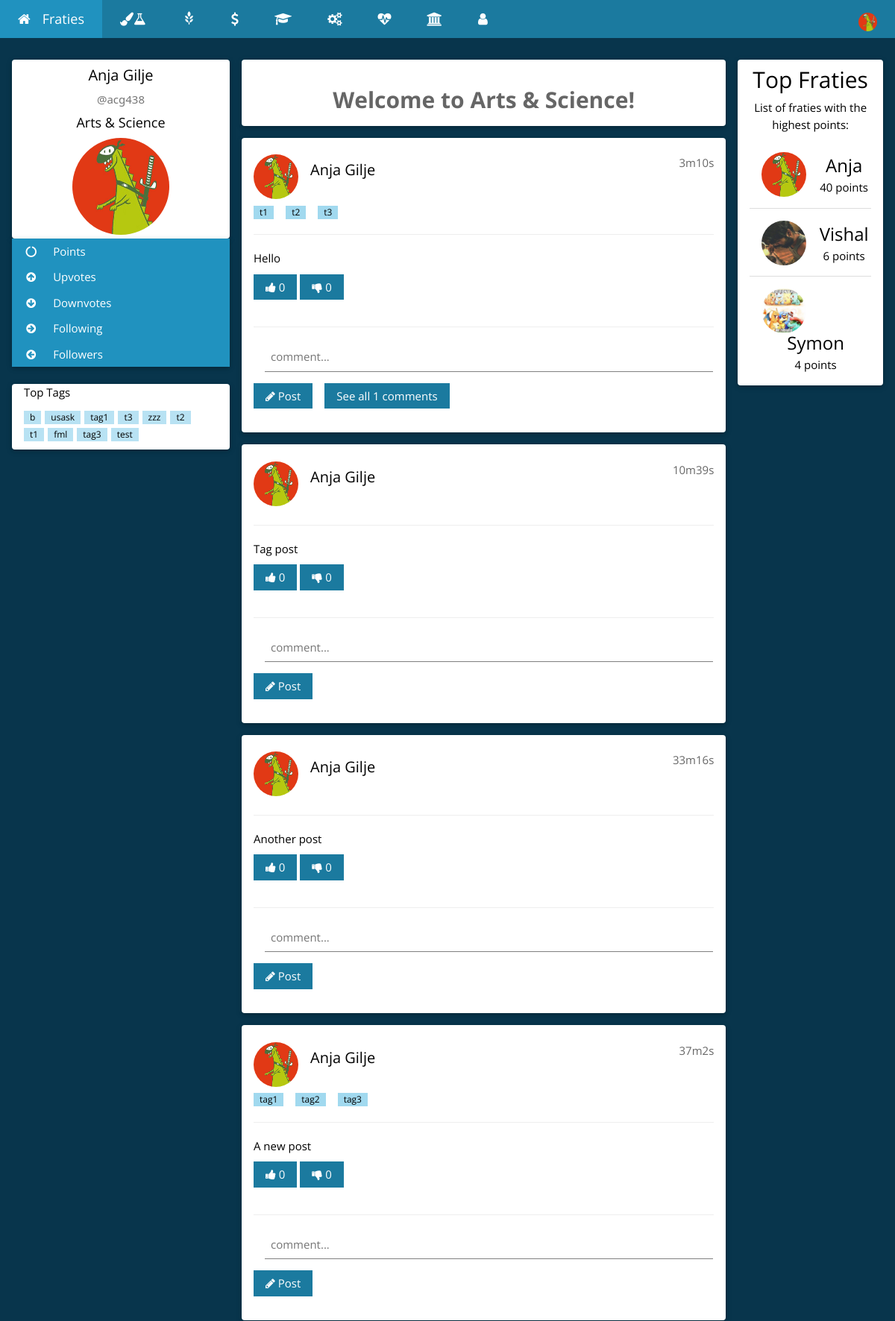
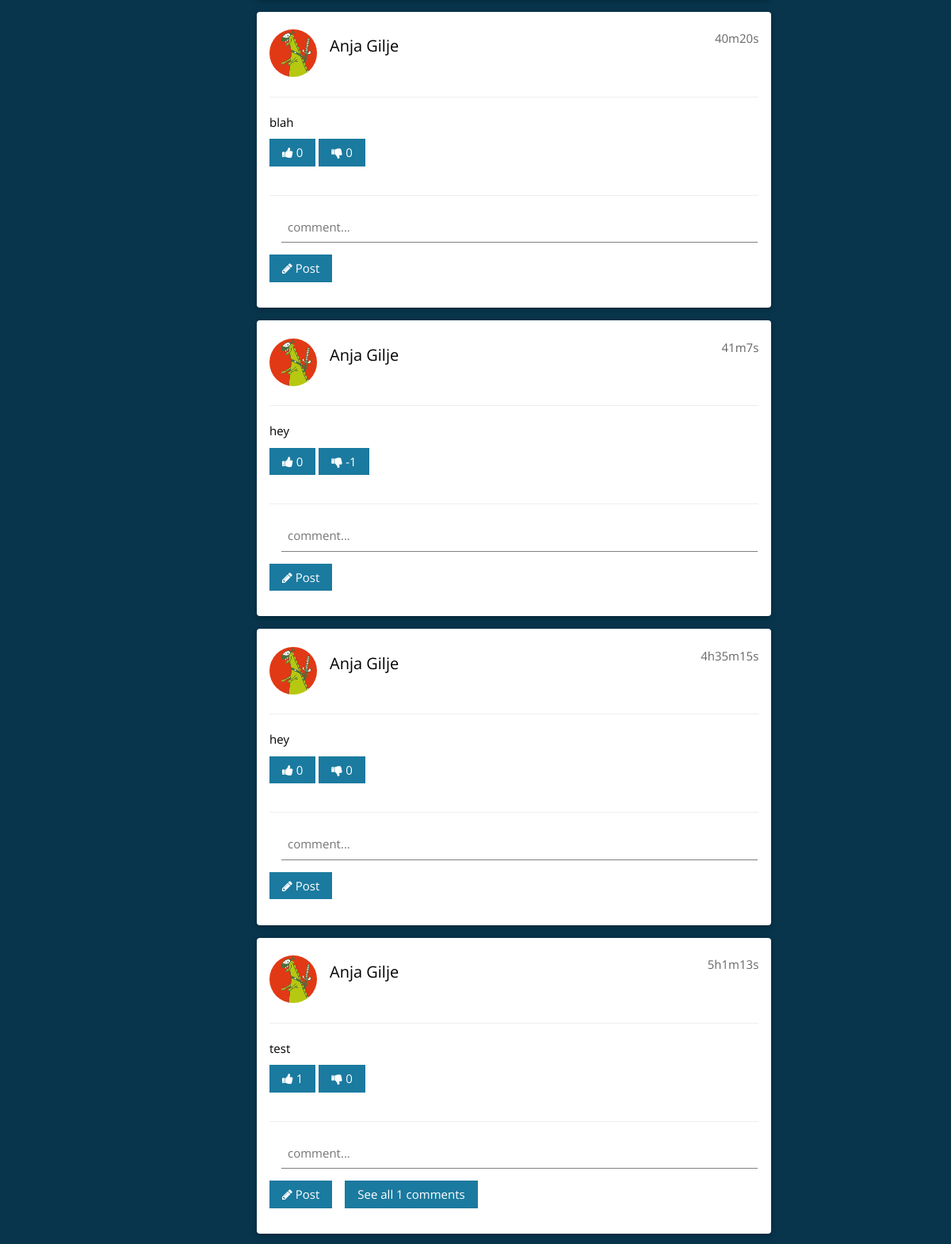
The page /Arts&Science.php (signed in, upper part) on the database its author committed (2 pictures, top to bottom).
### tables this page shows
CREATE TABLE `users` (
  `userID` int(254) UNSIGNED NOT NULL,
  `userNSID` varchar(100) NOT NULL,
  `userPassword` varchar(100) NOT NULL,
  `userFirstName` varchar(500) NOT NULL,
  `userLastName` varchar(500) NOT NULL,
  `userCollege` varchar(500) NOT NULL,
  `userImagePath` varchar(1000) NOT NULL,
  `userPoints` int(254) NOT NULL DEFAULT '0',
  `userUpvotes` int(254) NOT NULL DEFAULT '0',
  `userDownvotes` int(254) NOT NULL DEFAULT '0',
  `userActive` tinyint(1) NOT NULL DEFAULT '0',
  `userFollowers` int(11) NOT NULL DEFAULT '0',
  `userFollowing` int(10) UNSIGNED NOT NULL DEFAULT '0'
);

CREATE TABLE `posts` (
  `postID` int(254) UNSIGNED NOT NULL,
  `userNSID` varchar(100) NOT NULL,
  `userCollege` varchar(500) NOT NULL,
  `postText` varchar(150) NOT NULL,
  `postUpVotes` int(254) NOT NULL DEFAULT '0',
  `postDownVotes` int(254) NOT NULL DEFAULT '0',
  `postComments` int(254) NOT NULL DEFAULT '0',
  `postTime` timestamp NOT NULL DEFAULT CURRENT_TIMESTAMP ON UPDATE CURRENT_TIMESTAMP
);

CREATE TABLE `tags` (
  `tagID` int(254) UNSIGNED NOT NULL,
  `postID` int(254) UNSIGNED NOT NULL,
  `tagText` varchar(150) NOT NULL
);

### Login/Controller/userClass.php (called while the page is built, shortened)
<?php
    function displayUserDB(){
        $connection = connect();
        $query = "SELECT * ";
        $query .= "FROM `users` ";
        $query .= "ORDER BY userPoints DESC LIMIT 10";
        $result = mysqli_query($connection, $query);
        if (mysqli_num_rows($result) > 0) {
            return $result;
        } else {
            return false;
        }
    }
    function getFirstName($nsid){
        $connection = connect();
        $nsid = mysqli_real_escape_string($connection, $nsid);
        $query = "SELECT * ";
        $query .= "FROM `users` ";
        $query .= "WHERE `userNSID` = '$nsid' ";
        $result = mysqli_query($connection, $query);
        if (mysqli_num_rows($result) == 1) {
            while($row = mysqli_fetch_assoc($result)) {
                return $row["userFirstName"];
            }
        } else if(mysqli_num_rows($result) > 1){
            return false;
        } else {
            return false;
        }
    }
    function getLastName($nsid){
        $connection = connect();
        $nsid = mysqli_real_escape_string($connection, $nsid);
        $query = "SELECT * ";
        $query .= "FROM `users` ";
        $query .= "WHERE `userNSID` = '$nsid' ";
        $result = mysqli_query($connection, $query);
        if (mysqli_num_rows($result) == 1) {
            while($row = mysqli_fetch_assoc($result)) {
                return $row["userLastName"];
            }
        } else if(mysqli_num_rows($result) > 1){
            return false;
        } else {
            return false;
        }
    }
    function getImagePath($nsid){
        $connection = connect();
        $nsid = mysqli_real_escape_string($connection, $nsid);
        $query = "SELECT * ";
        $query .= "FROM `users` ";
        $query .= "WHERE `userNSID` = '$nsid' ";
        $result = mysqli_query($connection, $query);
        if (mysqli_num_rows($result) == 1) {
            while($row = mysqli_fetch_assoc($result)) {
                return $row["userImagePath"];
            }
        } else if(mysqli_num_rows($result) > 1){
            return false;
        } else {
            return false;
        }
    }
    function getCollege($nsid){
        $connection = connect();
        $nsid = mysqli_real_escape_string($connection, $nsid);
        $query = "SELECT * ";
        $query .= "FROM `users` ";
        $query .= "WHERE `userNSID` = '$nsid' ";
        $result = mysqli_query($connection, $query);
        if (mysqli_num_rows($result) == 1) {
            while($row = mysqli_fetch_assoc($result)) {
                return $row["userCollege"];
            }
        } else if(mysqli_num_rows($result) > 1){
            return false;
        } else {
            return false;
        }
    }
?>

### Post/Controller/postClass.php (called while the page is built, shortened)
<?php
    function displayPostsOfArts(){
        $connection = connect();
        $query = "SELECT * FROM `posts`";
        $query .= "WHERE `userCollege` = 'Arts & Science' ";
        $query .= "ORDER BY `postTime` DESC";
        $result = mysqli_query($connection, $query);
        if (mysqli_num_rows($result) > 0) {
            return $result;
        } else {
            return false;
        }
}
    function secondsToString($secs){
    $bit = array(
        'y' => $secs / 31556926 % 12,
        'w' => $secs / 604800 % 52,
        'd' => $secs / 86400 % 7,
        'h' => $secs / 3600 % 24,
        'm' => $secs / 60 % 60,
        's' => $secs % 60
        );
    foreach($bit as $k => $v)
        if($v > 0)$ret[] = $v . $k;
    return join('', $ret);
}
?>

### Arts&Science.php (the view, shortened to what this page needs)
<?php
    require_once 'Login/Controller/userClass.php';
    require_once 'Post/Controller/postClass.php';
    require_once 'Post/Controller/postTag.php';
    $NSID = $_SESSION["userNSID"];
    if(getUserActiveStatus($NSID)==1){
        $FirstName = getFirstName($NSID);
        $LastName = getLastName($NSID);
        $ImagePath = getImagePath($NSID);
        $College = getCollege($NSID);
    } else {
        header('Location: index.php');
        exit;
    }
?>
<!DOCTYPE html>
<html>
<head>
   <link rel="stylesheet" href="https://maxcdn.bootstrapcdn.com/bootstrap/3.3.7/css/bootstrap.min.css">
    <link rel="stylesheet" href="CSS/homeTheme.css">
    <link rel="stylesheet" href="https://cdnjs.cloudflare.com/ajax/libs/font-awesome/4.6.3/css/font-awesome.min.css">
</head>
<body class="w3-theme-l5">
<div class="w3-top">
 <ul class="w3-navbar w3-theme-d5 w3-left-align w3-large">
  <li><a href="home.php" title="Go home!" class="w3-padding-large w3-theme-d4"><i class="fa fa-home w3-margin-right"></i>Fraties</a></li>
  <li class="w3-hide-small"><a href="Arts&Science.php" class="w3-padding-large w3-hover-white" title="Arts & Science"><i class="fa fa-paint-brush"></i><i class="fa fa-flask"></i></a></li>
  <li class="w3-hide-small"><a href="Agriculture.php" class="w3-padding-large w3-hover-white" title="Agriculture and Bioresources"><i class="glyphicon glyphicon-grain"></i></a></li>
<li class="w3-hide-small"><a href="ESB.php" class="w3-padding-large w3-hover-white" title="Edwards School of Business"><i class="fa fa-usd"></i></a></li>
<li class="w3-hide-small"><a href="Education.php" class="w3-padding-large w3-hover-white" title="Education"><i class="fa fa-graduation-cap"></i></a></li>
<li class="w3-hide-small"><a href="Engineering.php" class="w3-padding-large w3-hover-white" title="Engineering"><i class="fa fa-cogs"></i></a></li>
<li class="w3-hide-small"><a href="Kinesiology.php" class="w3-padding-large w3-hover-white" title="Kinesiology"><i class="fa fa-heartbeat"></i></a></li>
<li class="w3-hide-small"><a href="STM.php" class="w3-padding-large w3-hover-white" title="St. Thomas More"><i class="fa fa-university"></i></a></li>
<li class="w3-hide-small"><a href="following.php" class="w3-padding-large w3-hover-white" title="Users you follow"><i class="fa fa-user"></i></a></li>
  <li class="w3-dropdown-hover w3-hide-small w3-right">
      <div class="w3-padding-large w3-hover-white" title="My Account">
          <img src='<?php echo $ImagePath; ?>' class="w3-circle" style="height:25px;width:25px" alt="Avatar">
      </div>
  </li>
 </ul>
</div>
<div class="w3-container w3-content" style="max-width:1400px;margin-top:80px">
  <div class="w3-row">
    <div class="w3-col m3">
      <div class="w3-card-2 w3-round w3-white">
        <div class="w3-container">
         <h4 class="w3-center"><?php echo $FirstName." ".$LastName; ?></h4>
         <p class="w3-center w3-text-grey w3-slim">@<?php echo $NSID; ?></p>
         <h5 class="w3-center"><?php echo $College; ?></h5>
         <p class="w3-center"><img src='<?php echo $ImagePath; ?>' class="w3-circle" style="height:130px;width:130px" alt="Avatar"></p>
        </div>
      </div>
      <div class="w3-card-2 w3-round">
        <div class="w3-accordion w3-white">
          <button title="Your total points" onclick="myFunction('Demo1')" class="w3-btn-block w3-theme-d4 w3-left-align"><i class="fa fa-circle-o-notch fa-fw w3-margin-right"></i> Points</button>
          <button title="Upvotes recieved" onclick="myFunction('Demo2')" class="w3-btn-block w3-theme-d4 w3-left-align"><i class="fa fa-arrow-circle-up  fa-fw w3-margin-right"></i> Upvotes</button>
          <button title="Downvotes recieved" onclick="myFunction('Demo3')" class="w3-btn-block w3-theme-d4 w3-left-align"><i class="fa fa-arrow-circle-down  fa-fw w3-margin-right"></i> Downvotes</button>
         <button title="Following recieved" onclick="myFunction('Demo5')" class="w3-btn-block w3-theme-d4 w3-left-align"><i class="fa fa-arrow-circle-right fa-fw w3-margin-right"></i> Following</button>
          <button title="Followers recieved" onclick="myFunction('Demo6')" class="w3-btn-block w3-theme-d4 w3-left-align"><i class="fa fa-arrow-circle-left fa-fw w3-margin-right"></i> Followers</button>
        </div>
      </div>
      <br>
      <div class="w3-card-2 w3-round w3-white w3-hide-small">
        <div class="w3-container">
          <p>Top Tags</p>
          <p>
            <?php echo getTopTags(); ?>
          </p>
        </div>
      </div>
      <br>
    </div>
    <div class="w3-col m7">
      <div class="w3-row-padding">
        <div class="w3-col m12">
          <div class="w3-card-2 w3-round w3-white">
            <div class="w3-container w3-center w3-padding"><br>
            <label class="w3-opacity" style="font-size: 2em;">Welcome to Arts & Science!</label>
            </div>
          </div>
        </div>
      </div>
<?php
$result = displayPostsOfArts();
while($row = mysqli_fetch_assoc($result)) {
    $postID = $row["postID"];
    $postNsid = $row["userNSID"];
    $postText = $row["postText"];
    $postUpVotes = " ".$row["postUpVotes"];
    $postDownVotes = " ".$row["postDownVotes"];
    $postCommentCount = " ".$row["postComments"];
    $nowtime = date(time());
    $postTime = strtotime($row["postTime"]);
        echo "<div class='w3-container w3-card-2 w3-white w3-round w3-margin'><br>";
        echo "<img src='".getImagePath($postNsid)."' alt='Avatar' class='w3-left w3-circle w3-margin-right' style='width:60px; height:60px;'>";
        echo "<span class='w3-right w3-opacity'>".secondsToString($nowtime-$postTime)."</span>";
        echo "<h4>";
            echo "<a href=profile.php?nsid=".$postNsid.">".getFirstName($postNsid)." ".getLastName($postNsid)."</a>";
        echo "</h4><br>";
        echo "<p>";
          echo getTags($postID);
        echo "</p>";
        echo "<hr class='w3-clear'>";
        echo "<p>";
            echo $postText;
        echo "</p>";
            echo "<button type='submit' onclick='upVote(this)' value='".$postID."' class='upvote w3-btn w3-theme-d5 w3-margin-bottom'><i class='fa fa-thumbs-up'></i><span id='up".$postID."'>".$postUpVotes."</span></button> ";
            echo "<button type='submit' onclick='downVote(this)' value='".$postID."' class='downvote w3-btn w3-theme-d5 w3-margin-bottom'><i class='fa fa-thumbs-down'></i><span id='down".$postID."'>".$postDownVotes."</span></button> ";
            echo "<hr class='w3-clear'>";
            echo "<div class='w3-margin-right'><input id='comment".$postID."' placeholder='comment...' class='w3-input' name='comment' type='text' required></div>";
            echo "<button type='submit' onclick='comment(this)' value='".$postID."' class='w3-btn w3-theme-d5 w3-margin-bottom'><i class='fa fa-pencil'></i> Post</button>";
              echo "<button id='count".$postID."' onclick='commentList(this)' value='".$postID."' class='w3-btn w3-theme-d5 w3-margin-bottom w3-margin-left'".(($postCommentCount==0)?'style="display:none;"':'')."'>See all ".$postCommentCount." comments</button>";
        echo "</div>";
}
?>
    </div>
    <div class="w3-col m2">
      <div class="w3-card-2 w3-round w3-white w3-center">
        <div class="w3-container">
          <h2>Top Fraties</h2>
          <p>List of fraties with the highest points:</p>
          <ul class="w3-ul">
<?php
$leaders = displayUserDB();
while($row = mysqli_fetch_assoc($leaders)) {
    $imagePath = $row["userImagePath"];
    $points = $row["userPoints"];
    $name = $row["userFirstName"];
    $nsid = $row["userNSID"];
            echo "<li class='w3-padding-16'>";
              echo "<img src='{$imagePath}' class='w3-left w3-circle w3-margin-right' style='width:60px; height:60px;'>";
              echo "<span class='w3-xlarge'><a href='profile.php?nsid={$nsid}'>{$name}</a></span><br>";
              echo "<span>{$points} points</span>";
            echo "</li>";
}
?>
          </ul>
        </div>
      </div>
      <br>
    </div>
  </div>
</div>
<br>
</body>
</html>

### Post/Controller/postTag.php (shortened to what this page needs)
<?php
    function getTags($postID) {
        $connection = connect();
        $postID = mysqli_real_escape_string($connection, $postID);
        $query = "SELECT * ";
        $query .= "FROM `tags` ";
        $query .= "WHERE `postID` = '$postID' ";
        $result = mysqli_query($connection, $query);
        if (mysqli_num_rows($result) > 0) {
            while($row = mysqli_fetch_assoc($result)) {
                $tags .= '<span class="w3-tag w3-small w3-theme-l1 w3-margin-right"><a href="tag.php?tag='.$row["tagText"].'">'.$row["tagText"].'</a></span>';
            }
            return $tags;
        } else {
            return false;
        }
    }
    function getTopTags() {
        $connection = connect();
        $query = "SELECT `tagText` ";
        $query .= "FROM `tags` ";
        $query .= "GROUP BY `tagText`";
        $query .= "ORDER BY COUNT(*) DESC LIMIT 10";
        $result = mysqli_query($connection, $query);
        if (mysqli_num_rows($result) > 0) {
            while($row = mysqli_fetch_assoc($result)) {
                $topTags .= '<span class="w3-tag w3-small w3-theme-l2" style="margin-right:5px;"><a href="tag.php?tag='.$row["tagText"].'">'.$row["tagText"].'</a></span>';
            }
            return $topTags;
        } else {
            return false;
        }
    }
?>

### Arts&Science.php (style rules this page uses)
html,body,h1,h2,h3,h4,h5 { font-family: "Open Sans", sans-serif }

### rows shown on the page
users: userImagePath (picture), userFirstName "Anja", userLastName "Gilje", userCollege "Arts & Science", userPoints "40"
posts: userNSID.userImagePath (picture), secondsToString($nowtime-$postTime) "3m10s", userNSID.userFirstName "Anja", userNSID.userLastName "Gilje", postText "Hello", $postID 39 (drawn), postUpVotes "0", postDownVotes "0", postComments "1"
tags: tagText "t1"
tags: tagText "t2"
tags: tagText "t3"
posts: userNSID.userImagePath (picture), secondsToString($nowtime-$postTime) "10m39s", userNSID.userFirstName "Anja", userNSID.userLastName "Gilje", postText "Tag post", $postID 38 (drawn), postUpVotes "0", postDownVotes "0"
posts: userNSID.userImagePath (picture), secondsToString($nowtime-$postTime) "33m16s", userNSID.userFirstName "Anja", userNSID.userLastName "Gilje", postText "Another post", $postID 37 (drawn), postUpVotes "0", postDownVotes "0"
posts: userNSID.userImagePath (picture), secondsToString($nowtime-$postTime) "37m2s", userNSID.userFirstName "Anja", userNSID.userLastName "Gilje", postText "A new post", $postID 36 (drawn), postUpVotes "0", postDownVotes "0"
tags: tagText "tag1"
tags: tagText "tag2"
tags: tagText "tag3"
posts: userNSID.userImagePath (picture), secondsToString($nowtime-$postTime) "40m20s", userNSID.userFirstName "Anja", userNSID.userLastName "Gilje", postText "blah", $postID 35 (drawn), postUpVotes "0", postDownVotes "0"
posts: userNSID.userImagePath (picture), secondsToString($nowtime-$postTime) "41m7s", userNSID.userFirstName "Anja", userNSID.userLastName "Gilje", postText "hey", $postID 34 (drawn), postUpVotes "0", postDownVotes "-1"
posts: userNSID.userImagePath (picture), secondsToString($nowtime-$postTime) "4h35m15s", userNSID.userFirstName "Anja", userNSID.userLastName "Gilje", postText "hey", $postID 33 (drawn), postUpVotes "0", postDownVotes "0"
posts: userNSID.userImagePath (picture), secondsToString($nowtime-$postTime) "5h1m13s", userNSID.userFirstName "Anja", userNSID.userLastName "Gilje", postText "test", $postID 32 (drawn), postUpVotes "1", postDownVotes "0", postComments "1"
users: userImagePath (picture), userFirstName "Vishal", userPoints "6"
users: userImagePath (picture), userFirstName "Symon", userPoints "4"

### other values the page prints
$NSID "acg438"
$row["tagText"] "b"
$row["tagText"] "usask"
$row["tagText"] "tag1"
$row["tagText"] "t3"
$row["tagText"] "zzz"
$row["tagText"] "t2"
$row["tagText"] "t1"
$row["tagText"] "fml"
$row["tagText"] "tag3"
$row["tagText"] "test"
